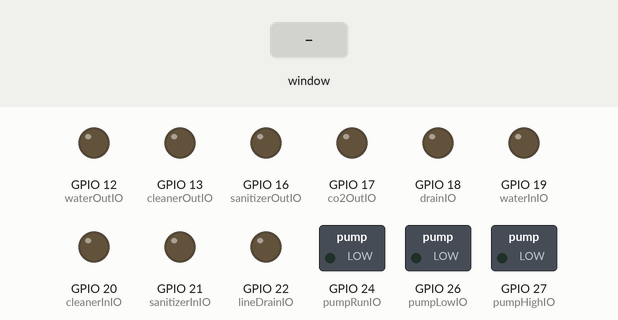
The program below on a simulated Raspberry Pi (BCM pin numbers). On the bench: switched loads named in the program (green lamp = pin HIGH), output pins drawn as LEDs (lit = HIGH). Inputs (shaded band) come from the test bench. The desktop window is not drawn, its controls go by their first labels and the mouse button is held 0.15 s; the clock reads 2024-03-15 10:24:30 at power-on unless the program sets it.

Above: at 1.3 s.
1.4 s: control labelled "Start" in the window clicked
At 1.7 s:
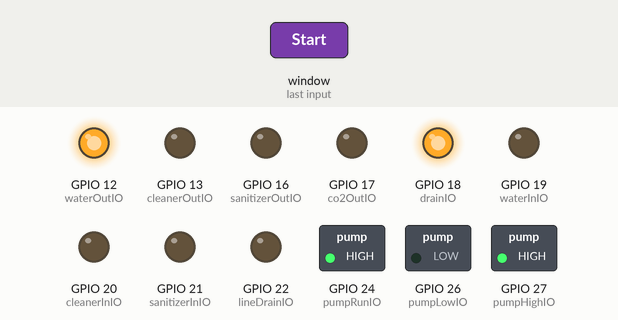
2.9 s: control labelled "Exit" in the window clicked
At 9.7 s:
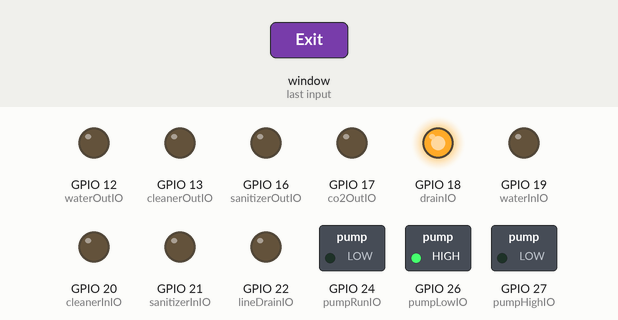
Timing chart, 0 to 25.9 s (numbered marks = the images above; inputs shaded):
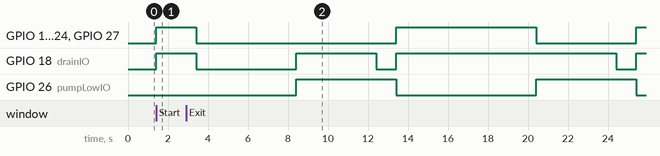

Measured:
- after the input at 1.4 s, GPIO 12 (waterOutIO), GPIO 18 (drainIO), GPIO 24 (pumpRunIO), GPIO 27 (pumpHighIO): LOW → HIGH at once
- by itself, GPIO 26 (pumpLowIO): alternates HIGH for 5.0 s and LOW for 7.0 s

The program:

gpio.py
```python
import Tkinter as tk
from logging import root
import ttk
from Tkinter import HORIZONTAL
import RPi.GPIO as GPIO
import time
from time import sleep

waterOutIO = 12
cleanerOutIO = 13
sanitizerOutIO = 16
co2OutIO = 17
drainIO = 18
waterInIO = 19
cleanerInIO = 20
sanitizerInIO = 21
lineDrainIO = 22
pumpRunIO = 24
pumpLowIO = 26
pumpHighIO = 27

GPIO.setmode(GPIO.BCM)
GPIO.setup(waterOutIO, GPIO.OUT) #04
GPIO.setup(cleanerOutIO, GPIO.OUT)
GPIO.setup(sanitizerOutIO, GPIO.OUT)
GPIO.setup(co2OutIO, GPIO.OUT)
GPIO.setup(drainIO, GPIO.OUT)
GPIO.setup(waterInIO, GPIO.OUT)
GPIO.setup(cleanerInIO, GPIO.OUT)
GPIO.setup(sanitizerInIO, GPIO.OUT)
GPIO.setup(lineDrainIO, GPIO.OUT)
GPIO.setup(pumpRunIO, GPIO.OUT)
GPIO.setup(pumpLowIO, GPIO.OUT)
GPIO.setup(pumpHighIO, GPIO.OUT)

master = tk.Tk()
master.title("GPIO Control")
master.geometry("800x1000")

Process_State = False
Timer = 5

kegCleanerTime=5
kegRinseTime1=6
kegRinseLoop1=3
kegRinseLoop2=3
kegRinseTime2=3
kegSanitzeTime=4
kegDrainTime=3
kegCO2FillTime=3
CO2PurgeTime=2


global kegRinse1
kegRinse1 = tk.StringVar()
kegRinse1.set("Keg Rinse (" + str((kegRinseTime1+kegDrainTime) * kegRinseLoop1) + " sec)")
#kegRinse1.set("Keg Rinse")
global kegRinse2
kegRinse2 = tk.StringVar()
kegRinse2.set("Keg Rinse (" + str((kegRinseTime2+CO2PurgeTime+kegDrainTime) * kegRinseLoop2) + " sec)")
#kegRinse2.set("Keg Rinse")
global kegCleaner
kegCleaner = tk.StringVar()
kegCleaner.set("Keg Cleaner")
global processStart
processStart = tk.StringVar()
processStart.set("Process Started")
global processFinish
processFinish = tk.StringVar()
processFinish.set("Process Finished")
global process
process = tk.StringVar()
process.set("Process")
global kegSanitizer
kegSanitizer = tk.StringVar()
kegSanitizer.set("Keg Sanitize")
global kegCO2Fill
kegCO2Fill = tk.StringVar()
kegCO2Fill.set("Keg CO2 Fill")
global timerLabel
timerLabel = "Timer: " + str(0)
global kegDrain
kegDrain = tk.StringVar()
kegDrain.set("Keg Drain")
global pumpHigh
pumpHigh = tk.StringVar()
pumpHigh.set("Pump High")
global pumpLow
pumpLow = tk.StringVar()
pumpLow.set("Pump Low")
global CO2Purge
CO2Purge = tk.StringVar()
CO2Purge.set("CO2 Purge")

labelTopW = 20
labelTopL = 2
labelBottomL = 1

def PumpOn(lowHigh):
    if lowHigh=="High":
        LabelSet(pumpHigh, "green", labelTopW, labelBottomL, 8, 0)
        GPIO.output(pumpLowIO, GPIO.LOW)
        GPIO.output(pumpHighIO, GPIO.HIGH)
    if lowHigh=="Low":
        LabelSet(pumpHigh, "grey", labelTopW, labelBottomL, 9, 0)
        GPIO.output(pumpHighIO, GPIO.Low)
        GPIO.output(pumpLowIO, GPIO.Low)
    GPIO.output(pumpRunIO, GPIO.HIGH)

def PumpOff():
    LabelSet(pumpHigh, "grey", labelTopW, labelBottomL, 8, 0)
    LabelSet(pumpLow, "grey", labelTopW, labelBottomL, 9, 0)
    GPIO.output(pumpRunIO, GPIO.LOW)
    GPIO.output(pumpLowIO, GPIO.HIGH) #Set to Low
    GPIO.output(pumpHighIO, GPIO.LOW)

def RinseKeg(rinseTime, loop):
    if Process_State==True:
        LabelSet(kegRinse1, "green", labelTopW, labelTopL, 1, 0)
        while loop > -1:
            GPIO.output(waterOutIO, GPIO.HIGH)
            GPIO.output(drainIO, GPIO.HIGH)
            PumpOn("High")
            x = rinseTime
            while x > -1 and Process_State == True:
                timerLabel = "Timer: " +str(x)
                LabelSetText(timerLabel, "black", labelTopW, labelTopL, 1, 1)
                LabelSetText(timerLabel, "black", labelTopW, labelBottomL, 8, 1)
                time.sleep(1.00)
                x -= 1
            PumpOff()
            GPIO.output(waterOutIO, GPIO.LOW)
            Drain(0, kegDrainTime, 1)
            loop -= 1
        Drain(3, kegDrainTime, 1)
        LabelSet(kegRinse1, "grey", labelTopW, labelTopL, 1, 0)
        time.sleep(1.00)

def WashKeg(washTime):
    if Process_State==True:
        LabelSet(kegCleaner, "green", labelTopW, labelTopL, 2, 0)
        GPIO.output(21, GPIO.HIGH)
        x = washTime
        while x > -1 and Process_State == True:
            timerLabel = "Timer: " + str(x)
            LabelSetText(timerLabel, "black", labelTopW, labelTopL, 2, 1)
            time.sleep(1.00)
            x -= 1
        GPIO.output(21, GPIO.LOW)
        LabelSet(kegCleaner, "grey", labelTopW, labelTopL, 2, 0)
        time.sleep(1.00)


def SanitizeKeg(sanitizeTime):
    LabelSet(kegSanitizer, "green", labelTopW, labelTopL, 3, 0)
    GPIO.output(20, GPIO.HIGH)
    x = sanitizeTime
    while x > -1 and Process_State == True:
        timerLabel = "Timer: " + str(x)
        LabelSetText(timerLabel, "black", labelTopW, labelTopL, 3, 1)
        time.sleep(1.00)
        x -= 1
    GPIO.output(20, GPIO.LOW)
    LabelSet(kegSanitizer, "grey", labelTopW, labelTopL, 3, 0)
    time.sleep(1.00)

def Drain(CO2Time, drainTime, drainLoop):
    y = drainLoop
    while y > 0 and Process_State == True:
        if CO2Time > 0:
            GPIO.output(drainIO, GPIO.LOW)
            GPIO.output(co2OutIO, GPIO.HIGH)
            LabelSet(CO2Purge, "green", labelTopW, labelBottomL, 11, 0)
            x = CO2Time
            while x > -1 and Process_State == True:
                timerLabel = "Timer: " + str(x)
                LabelSetText(timerLabel, "black", labelTopW, labelBottomL, 11, 1)
                time.sleep(1.00)
                x -= 1
            GPIO.output(co2OutIO, GPIO.LOW)
            LabelSet(CO2Purge, "Grey", labelTopW, labelBottomL, 11, 0)
        LabelSet(kegDrain, "green", labelTopW, labelBottomL, 10, 0)
        GPIO.output(drainIO, GPIO.HIGH)
        x = drainTime
        while x > -1 and Process_State == True:
            timerLabel = "Timer: " + str(x)
            LabelSetText(timerLabel, "black", labelTopW, labelBottomL, 10, 1)
            time.sleep(1.00)
            x -= 1
        LabelSet(kegDrain, "grey", labelTopW, labelBottomL, 10, 0)
        y -= 1
    GPIO.output(drainIO, GPIO.LOW)
    time.sleep(1.00)

def CO2Fill(CO2Time):
    LabelSet(kegCO2Fill, "green", labelTopW, labelTopL, 5, 0)
    GPIO.output(20, GPIO.HIGH)
    x = CO2Time
    while x > -1 and Process_State == True:
        timerLabel = "Timer: " + str(x)
        LabelSetText(timerLabel, "black", labelTopW, labelTopL, 5, 1)
        time.sleep(1.00)
        x -= 1
    GPIO.output(20, GPIO.LOW)
    LabelSet(kegCO2Fill, "grey", labelTopW, labelTopL, 5, 0)
    time.sleep(1.00)

def LabelSet(text1, color1, w1, h1, r1, c1 ):
    label = tk.Label(master, textvariable=text1, fg=color1, width=w1, height=h1, font=("Helvetica",30))
    label.grid(row=r1, column=c1)
    label.update()

def LabelSetText(text1, color1, w1, h1, r1, c1 ):
    label = tk.Label(master, text=text1, fg=color1, width=w1, height=h1, font=("Helvetica",30))
    label.grid(row=r1, column=c1)
    label.update()


def Process():
    global Process_State
    Process_State = True
    #setIOLow()
    LabelSet(processStart, "green", labelTopW, labelTopL, 0, 0)
    RinseKeg(kegRinseTime1, kegRinseLoop1)
    WashKeg(kegCleanerTime)
    RinseKeg(kegRinseTime2, kegRinseLoop2)
    SanitizeKeg(kegSanitzeTime)
    CO2Fill(kegCO2FillTime)
    LabelSet(processFinish, "green", labelTopW, labelTopL, 0, 0)

def Quit():
    setIOLow()
    master.destroy()

def setIOLow():
    GPIO.output(waterOutIO, GPIO.LOW)  # 04
    GPIO.output(cleanerOutIO, GPIO.LOW)
    GPIO.output(sanitizerOutIO, GPIO.LOW)
    GPIO.output(co2OutIO, GPIO.LOW)
    GPIO.output(drainIO, GPIO.LOW)
    GPIO.output(waterInIO, GPIO.LOW)
    GPIO.output(cleanerInIO, GPIO.LOW)
    GPIO.output(sanitizerInIO, GPIO.LOW)
    GPIO.output(lineDrainIO, GPIO.LOW)
    GPIO.output(pumpRunIO, GPIO.LOW)
    GPIO.output(pumpLowIO, GPIO.LOW)
    GPIO.output(pumpHighIO, GPIO.LOW)


#fontStyle = tkFont.Font(family="Lucida Grande", size=20)


LabelSet(process, "grey", labelTopW, labelTopL, 0, 0)

LabelSet(kegRinse1, "grey", labelTopW, labelTopL, 1, 0)
LabelSetText("Timer: " + str(kegRinseTime1), "black", labelTopW, labelTopL, 1, 1)

LabelSet(kegCleaner, "grey", labelTopW, labelTopL, 2, 0)
LabelSetText("Timer: " + str(kegCleanerTime), "black", labelTopW, labelTopL, 2, 1)

LabelSet(kegRinse2, "grey", labelTopW, labelTopL, 3, 0)
LabelSetText("Timer: " + str(kegRinseTime2), "black", labelTopW, labelTopL, 3, 1)

LabelSet(kegSanitizer, "grey", labelTopW, labelTopL, 4, 0)
LabelSetText("Timer: " + str(kegSanitzeTime), "black", labelTopW, labelTopL, 4, 1)

LabelSet(kegCO2Fill, "grey", labelTopW, labelTopL, 5, 0)
LabelSetText("Timer: " + str(kegCO2FillTime), "black", labelTopW, labelTopL, 5, 1)

ttk.Separator(master, orient=HORIZONTAL).grid(column=0, row=6, columnspan=2, sticky='ew')

Blanklabel = tk.Label(master, text="", fg="grey", width=labelTopW, height=1, font=("Helvetica",30))
Blanklabel.grid(row=7, column=0)

LabelSet(pumpHigh, "grey", labelTopW, labelBottomL, 8, 0)
LabelSetText("Timer: " + str(0), "black", labelTopW, labelBottomL, 8, 1)

LabelSet(pumpLow, "grey", labelTopW, labelBottomL, 9, 0)
LabelSetText("Timer: " + str(0), "black", labelTopW, labelBottomL, 9, 1)

LabelSet(kegDrain, "grey", labelTopW, labelBottomL, 10, 0)
LabelSetText("Timer: " + str(kegDrainTime), "black", labelTopW, labelBottomL, 10, 1)

LabelSet(CO2Purge, "grey", labelTopW, labelBottomL, 11, 0)
LabelSetText("Timer: " + str(CO2PurgeTime), "black", labelTopW, labelBottomL, 11, 1)

Blanklabel = tk.Label(master, text="", fg="grey", width=labelTopW, height=1, font=("Helvetica",30))
Blanklabel.grid(row=12, column=0)

Exitbutton = tk.Button(master, text="Exit", bg="red", width=labelTopW, height=4, command=Quit)
Exitbutton.grid(row=13,column=0)

Startbutton = tk.Button(master, text="Start", bg="Green", command=Process, width=labelTopW, height=4 )
Startbutton.grid(row=13, column=1)


master.mainloop()
```
